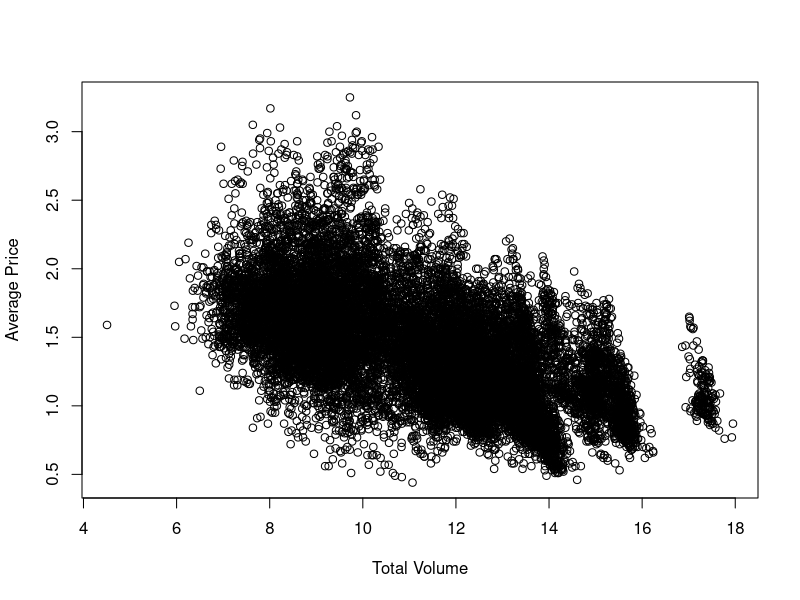

Write R code to recreate this figure. (Note: this script raises an error after producing the figure.)
## ---- chunk 1
library(readr)
avocado_df<-read_csv('avocado_df.csv')
avocado_df$AveragePrice <- as.numeric(avocado_df$AveragePrice)
avocado_df$TotalVolume <- as.numeric(avocado_df$TotalVolume) 
avocado_df$Month <- as.factor(avocado_df$Month) 
avocado_df$Type <- as.factor(avocado_df$Type) 
avocado_df$Region <- as.factor(avocado_df$Region) 
avocado_df$Year <- as.factor(avocado_df$Year) 
## ---- chunk 2
# head of data set

## ---- chunk 3
# summary of data set


## ---- chunk 4
# store as model_constant

## ---- chunk 5


## ---- chunk 6
# show mean of AveragePrice

## ---- chunk 7
# store model as model_volume

## ---- chunk 8


## ---- chunk 9
# get model_volume$fitted.values store in fitted_values
## ---- chunk 10
plot(avocado_df$TotalVolume,avocado_df$AveragePrice, xlab= 'Total Volume', ylab = 'Average Price')
lines(avocado_df$TotalVolume,fitted_values,col = 'blue')
## ---- chunk 11
# store coef(model_volume) as coefs
# print 


## ---- chunk 12
plot(avocado_df$TotalVolume,avocado_df$AveragePrice, xlab= 'Total Volume', ylab = 'Average Price')
abline(coefs[1],coefs[2], col='blue')
## ---- chunk 13
unknown_df <- data.frame(TotalVolume=c(15.0,5.0))

# print predict with model_volume


## ---- chunk 14
# compare model_volume to model_constant


## ---- chunk 15
# create model with type and volume


## ---- chunk 16
# print summary

## ---- chunk 17
# get and store coef(model_volume_type) as coefs
# print coefs 


## ---- chunk 18
#create scatter plots
plot(avocado_df$TotalVolume[avocado_df$Type=='organic'],avocado_df$AveragePrice[avocado_df$Type=='organic'], xlab= 'Total Volume', ylab = 'Average Price', col = 'black',xlim=c(4,19))
points(avocado_df$TotalVolume[avocado_df$Type=='conventional'],avocado_df$AveragePrice[avocado_df$Type=='conventional'], xlab= 'Total Volume', ylab = 'Average Price', col = 'grey')

#create lines
abline(coefs[1]+coefs[3],coefs[2], col='red')
abline(coefs[1],coefs[2], col='blue')

legend(x=15,y=3,legend=c('Organic','Conventional','Predicted Organic','Predicted Conventional'),
       col=c("black", "grey",'red','blue'),pch=c(1,1,NA,NA),lty=c(NA,NA,1,1), cex = 0.7)
## ---- chunk 19
unknown_df <- data.frame(TotalVolume=c(15.0,5.0), Type = c("conventional","organic"))

# print predict of unknown_df using model_volume_type


## ---- chunk 20
# compare model_volume_type to model_constant


## ---- chunk 21
# compare model_volume_type to model_volume


## ---- chunk 22
# create model TotalVolume:Type interaction term
# print model summary


## ---- chunk 23


## ---- chunk 24
# create model with TotalVolume*Type

## ---- chunk 25
# print model summary

## ---- chunk 26
#  sort coef in coefs and print



## ---- chunk 27
plot(avocado_df$TotalVolume[avocado_df$Type=='organic'],avocado_df$AveragePrice[avocado_df$Type=='organic'], xlab= 'Total Volume', ylab = 'Average Price', col = 'black',xlim=c(4,19))
points(avocado_df$TotalVolume[avocado_df$Type=='conventional'],avocado_df$AveragePrice[avocado_df$Type=='conventional'], xlab= 'Total Volume', ylab = 'Average Price', col = 'grey')
legend(x=15,y=3,legend=c('Organic','Conventional'),col=c("black", "grey"),pch=1)
abline(coefs[1],coefs[2], col='blue')
abline(coefs[1]+coefs[3],coefs[2]+coefs[4], col='red')
## ---- chunk 28
unknown_df <- data.frame(TotalVolume=c(15.0,5.0), Type = c("conventional","organic"))
# do predict(model_volume_type_interaction,unknown_df)


## ---- chunk 29

# compare to model_volume_type_interaction to model_constant


## ---- chunk 30
# compare to model_volume_type_interaction to model_volume_type

## ---- chunk 31
# create model with TotalVolume and Year



